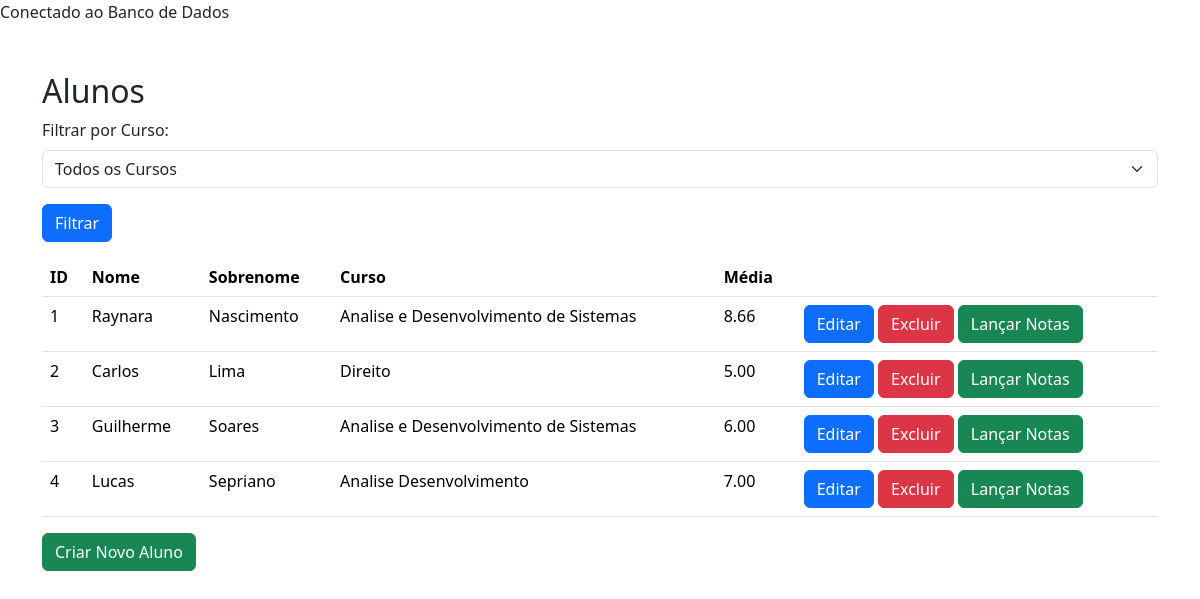
Page /CRUDPHP/index.php on the committed database.
### tables this page shows
CREATE TABLE `usuario` (
  `id` int(11) PRIMARY KEY NOT NULL AUTO_INCREMENT,
  `nome` varchar(50) NOT NULL,
  `sobrenome` varchar(50) NOT NULL,
  `curso` varchar(50) NOT NULL,
  `nota1` decimal(3,2) DEFAULT NULL,
  `nota2` decimal(3,2) DEFAULT NULL,
  `trabalho` decimal(3,2) DEFAULT NULL,
  `media` decimal(3,2) DEFAULT NULL
);

### CRUDPHP/index.php (the view, shortened to what this page needs)
<?php
$dbManager = new DatabaseManager(HOSTNAME, DATABASE, USERNAME, PASSWORD);
$action = isset($_GET['action']) ? $_GET['action'] : '';
$alunos = [];
abstract class Manager
{
    public function __construct($hostname, $database, $username, $password)
    {
        $dsn = "mysql:host=$hostname;dbname=$database;charset=utf8";
        $this->connection = new PDO($dsn, $username, $password);
    }
}
class DatabaseManager extends Manager
{
    public function getAllUsers()
    {
        $sql = "SELECT * FROM usuario";
        $stmt = $this->connection->prepare($sql);
        $stmt->execute();
        return $stmt->fetchAll(PDO::FETCH_ASSOC);
    }
    public function getUserGrades($userId)
    {
        $sql = "SELECT nota1, nota2, trabalho FROM usuario WHERE id = :userId";
        $stmt = $this->connection->prepare($sql);
        $stmt->bindValue(':userId', $userId, PDO::PARAM_INT);
        $stmt->execute();
        return $stmt->fetch(PDO::FETCH_ASSOC);
    }
}
switch ($action) {
    default:
        $alunos = $dbManager->getAllUsers();
        break;
}
?>
<!DOCTYPE html>
<html lang="pt-br">
<head>
    <link rel="stylesheet" href="https://cdn.jsdelivr.net/npm/bootstrap@5.3.3/dist/css/bootstrap.min.css">
</head>
<body>
    <div class="container my-5">
        <h2> Alunos</h2>
        <form method="GET" action="index.php">
            <div class="mb-3">
                <label for="curso" class="form-label">Filtrar por Curso:</label>
                <select class="form-select" id="curso" name="curso">
                    <option value="Todos os Cursos">Todos os Cursos</option>
                </select>
            </div>
            <button type="submit" class="btn btn-primary">Filtrar</button>
        </form>
        <table class="table">
            <thead>
                <tr>
                    <th>ID</th>
                    <th>Nome</th>
                    <th>Sobrenome</th>
                    <th>Curso</th>
                    <th>Média</th>
                    <th></th>
                </tr>
            </thead>
            <tbody>
                <?php
                    $count = 0;
                    while ($count < count($alunos)) {
                ?>
                    <tr>
                        <td><?= $alunos[$count]['id'] ?></td>
                        <td><?= $alunos[$count]['nome'] ?></td>
                        <td><?= $alunos[$count]['sobrenome'] ?></td>
                        <td><?= $alunos[$count]['curso'] ?></td>
                        <td>
                            <?php
                            $notas = $dbManager->getUserGrades($alunos[$count]['id']);
                            if ($notas) {
                                $media = ($notas['nota1'] + $notas['nota2'] + $notas['trabalho']) / 3;
                            } else {
                                $media = 0;
                            }
                            echo number_format($media, 2);
                            ?>
                        </td>
                        <td>
                            <a href="edit_student.php?id=<?= $alunos[$count]['id'] ?>" class="btn btn-primary">Editar</a>
                            <a href="delete_student.php?id=<?= $alunos[$count]['id'] ?>" class="btn btn-danger">Excluir</a>
                            <a href="notas.php?id=<?= $alunos[$count]['id'] ?>" class="btn btn-success">Lançar Notas</a>
                        </td>
                    </tr>
                <?php
                    $count++;
                    }
                ?>
            </tbody>
        </table>
        <a href="create_student.php" class="btn btn-success">Criar Novo Aluno</a>
    </div>
</body>
</html>

### rows in the picture
usuario: id "1", nome "Raynara", sobrenome "Nascimento", curso "Analise e Desenvolvimento de Sistemas", media "8.66"
usuario: id "2", nome "Carlos", sobrenome "Lima", curso "Direito", nota1 "5.00"
usuario: id "3", nome "Guilherme", sobrenome "Soares", curso "Analise e Desenvolvimento de Sistemas", nota1 "6.00"
usuario: id "4", nome "Lucas", sobrenome "Sepriano", curso "Analise Desenvolvimento", nota1 "7.00"
